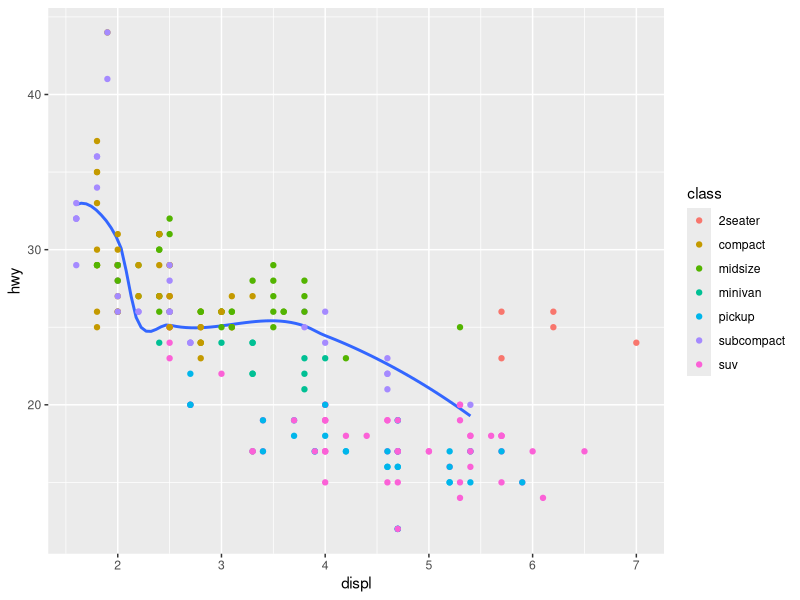

Write the R code that produced this figure.
library(tidyverse)

ggplot(data = mpg, mapping = aes(x = displ, y = hwy)) +
  geom_smooth(
    data = filter(mpg, class == "subcompact"),
    se = FALSE
  ) +
  geom_point(mapping = aes(color = class))
